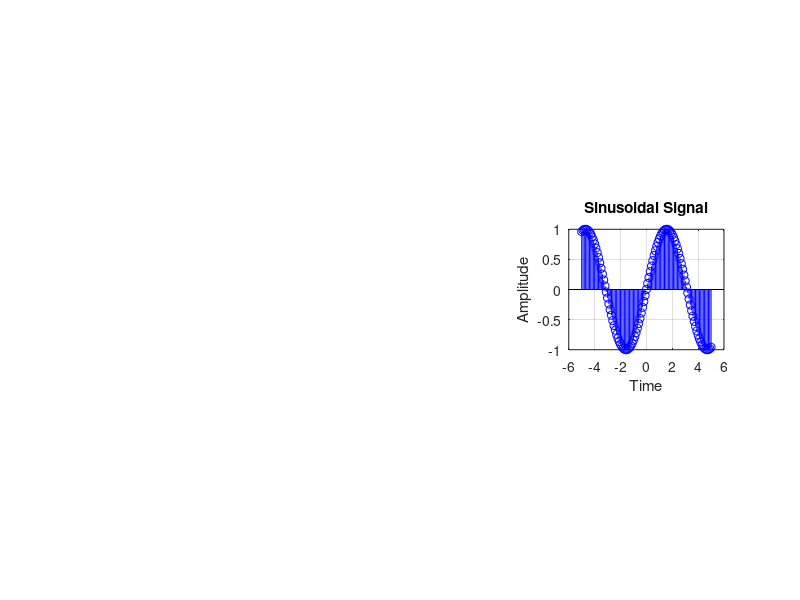

The MATLAB source for this figure:
% SINUSOIDAL SIGNAL
t=-5:0.1:5;
x=sin(t);
subplot(3,3,6);
stem(t,x,'b');
xlabel('Time');
ylabel('Amplitude');
title('Sinusoidal Signal');
grid on;
